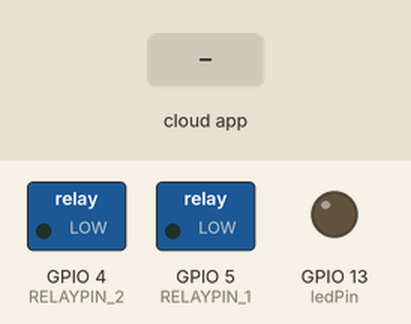
Simulated run of this sketch. Board: ESP8266 (NodeMCU). On the bench: switched loads named in the sketch (green lamp = pin HIGH), output pins drawn as LEDs (lit = HIGH). The test bench sets the inputs (shaded band). WiFi joins after 1.5 s; servers stay silent unless stated; what the sketch prints to the serial monitor is not drawn.

Above: at 2.7 s.
2.8 s: the phone or cloud app sets 63cb877d07e1833ecb468399 to 0
At 4.0 s:
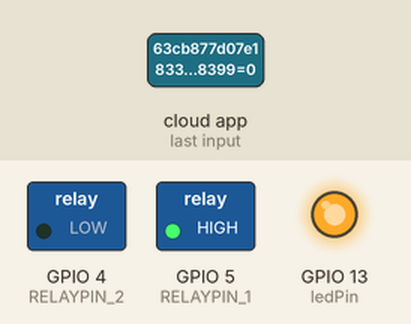
4.5 s: the phone or cloud app sets 63cb877d07e1833ecb468399 to 1
At 5.1 s:
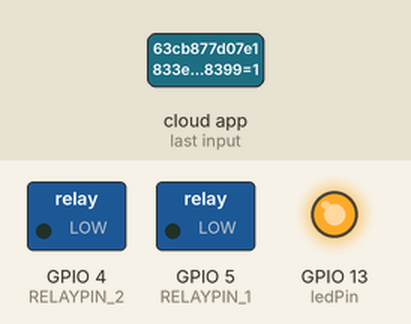
7.5 s: the phone or cloud app sets 63cb87bc22e49e3cb5ea6eb6 to 0
At 8.6 s:
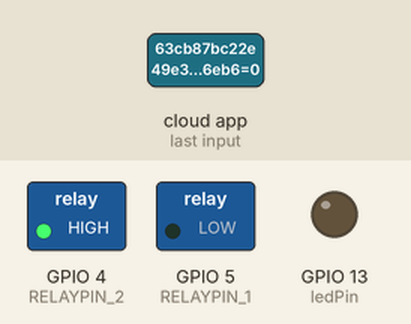
10.5 s: the phone or cloud app sets 63cb877d07e1833ecb468399 to 0
At 10.8 s:
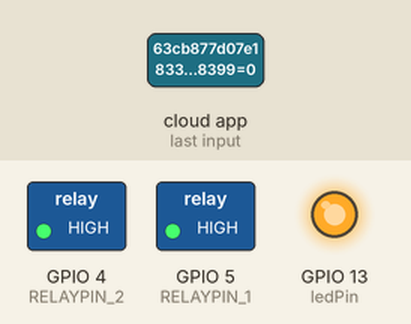
13.5 s: the phone or cloud app sets 63cb87bc22e49e3cb5ea6eb6 to 1
At 14.3 s:
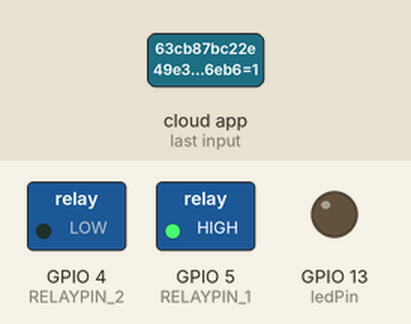
Timing chart, 0 to 16.5 s (numbered marks = the images above; inputs shaded):
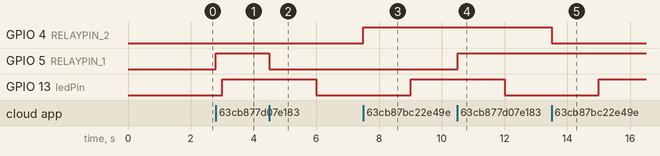

Measured:
- after the input at 2.8 s, GPIO 5 (RELAYPIN_1): LOW → HIGH at once
- after the input at 4.5 s, GPIO 5 (RELAYPIN_1): HIGH → LOW at once
- after the input at 7.5 s, GPIO 4 (RELAYPIN_2): LOW → HIGH at once
- after the input at 10.5 s, GPIO 5 (RELAYPIN_1): LOW → HIGH at once
- after the input at 13.5 s, GPIO 4 (RELAYPIN_2): HIGH → LOW at once

The sketch:

main.ino
```cpp
#ifdef ENABLE_DEBUG
   #define DEBUG_ESP_PORT Serial
   #define NODEBUG_WEBSOCKETS
   #define NDEBUG
#endif

#include <Arduino.h>
#ifdef ESP8266
   #include <ESP8266WiFi.h>
#endif
#ifdef ESP32
   #include <WiFi.h>
#endif

#include "SinricPro.h"
#include "SinricProSwitch.h"

#define WIFI_SSID         "My Room"
#define WIFI_PASS         "bangkris18"
#define APP_KEY           "6e7808f1-4167-4b31-9f99-7e47a814bb0c"
#define APP_SECRET        "798b121f-8051-45ce-889e-a6e8e028b652-221da1a1-1ecf-4254-9587-1d63118b0c97"

#define SWITCH_ID_1       "63cb877d07e1833ecb468399"
#define RELAYPIN_1        5

#define SWITCH_ID_2       "63cb87bc22e49e3cb5ea6eb6"
#define RELAYPIN_2        4

const int ledPin =  13;

// Variables will change:
int ledState = LOW;
long previousMillis = 0;
long interval = 3000;

#define BAUD_RATE         115200                // Change baudrate to your need

bool onPowerState1(const String &deviceId, bool &state) {
 Serial.printf("Device 1 turned %s", state?"off":"on");
 digitalWrite(RELAYPIN_1, state ? LOW:HIGH);
 return true; // request handled properly
}

bool onPowerState2(const String &deviceId, bool &state) {
 Serial.printf("Device 2 turned %s", state?"off":"on");
 digitalWrite(RELAYPIN_2, state ? LOW:HIGH);
 digitalWrite(RELAYPIN_1, state ? HIGH:LOW);
 return true; // request handled properly
}

// setup function for WiFi connection
void setupWiFi() {
  Serial.printf("\r\n[Wifi]: Connecting");
  WiFi.begin(WIFI_SSID, WIFI_PASS);

  while (WiFi.status() != WL_CONNECTED) {
    Serial.printf(".");
    delay(250);
  }

  Serial.printf("connected!\r\n[WiFi]: IP-Address is %s\r\n", WiFi.localIP().toString().c_str());
}

// setup function for SinricPro
void setupSinricPro() {
  // add devices and callbacks to SinricPro
  pinMode(RELAYPIN_1, OUTPUT);
  pinMode(RELAYPIN_2, OUTPUT);

  SinricProSwitch& mySwitch1 = SinricPro[SWITCH_ID_1];
  mySwitch1.onPowerState(onPowerState1);

  SinricProSwitch& mySwitch2 = SinricPro[SWITCH_ID_2];
  mySwitch2.onPowerState(onPowerState2);


  // setup SinricPro
  SinricPro.onConnected([](){ Serial.printf("Connected to SinricPro\r\n"); });
  SinricPro.onDisconnected([](){ Serial.printf("Disconnected from SinricPro\r\n"); });

  SinricPro.begin(APP_KEY, APP_SECRET);
}

// main setup function
void setup() {
  Serial.begin(BAUD_RATE); Serial.printf("\r\n\r\n");
  setupWiFi();
  setupSinricPro();
  pinMode(ledPin, OUTPUT);
}

void loop() {
  unsigned long currentMillis = millis();
  if(currentMillis - previousMillis > interval) {
      // save the last time you blinked the LED
      previousMillis = currentMillis;


      if (ledState == LOW)
        ledState = HIGH;
      else
        ledState = LOW;
    digitalWrite(ledPin, ledState);
  }
  SinricPro.handle();
}
```
